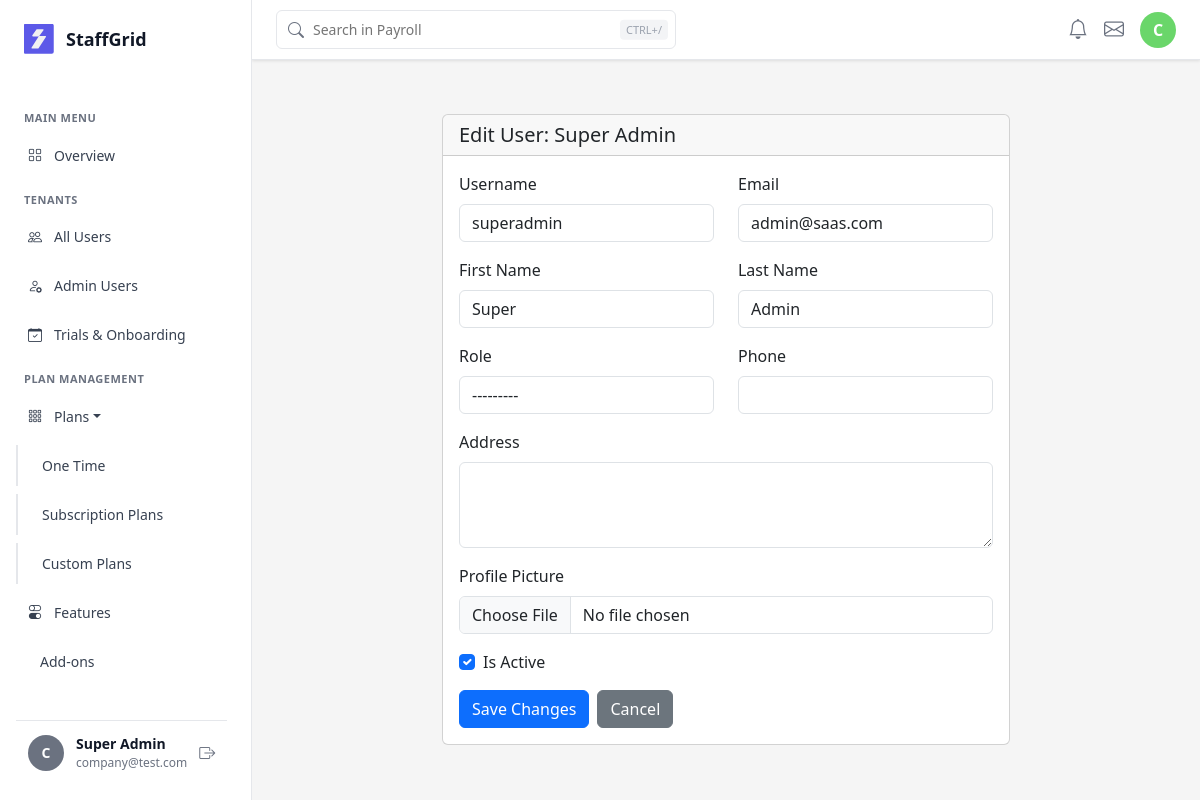
The page /users/2/edit/ (signed in) on the database its author committed.
### saas/models/user.py (models this page shows, shortened)
class CustomUser(AbstractUser):
    email = models.EmailField(unique=True)
    role = models.ForeignKey(
        'Role',
        on_delete=models.SET_NULL,
        null=True,
        blank=True,
        related_name='users'
    )
    tenant = models.ForeignKey(
        'Tenant',
        on_delete=models.CASCADE,
        null=True,
        blank=True,
        related_name='users'
    )
    phone = models.CharField(max_length=15, blank=True, null=True)
    address = models.TextField(blank=True, null=True)
    profile_picture = models.ImageField(upload_to='profile_pictures/', blank=True, null=True)
    is_verified = models.BooleanField(default=False)
    created_at = models.DateTimeField(default=timezone.now)
    updated_at = models.DateTimeField(auto_now=True)
    USERNAME_FIELD = 'email'
    REQUIRED_FIELDS = ['username']
    objects = CustomUserManager()
    class Meta:
        db_table = 'custom_users'
        ordering = ['-date_joined']
        indexes = [
            models.Index(fields=['email']),
            models.Index(fields=['role']),
            models.Index(fields=['is_active']),
            models.Index(fields=['is_verified']),
        ]

### saas/views/__init__.py (the view)
@login_required
def user_edit(request, user_id):
    user_obj = get_object_or_404(CustomUser, id=user_id)
    if request.method == 'POST':
        form = CustomUserChangeForm(request.POST, request.FILES, instance=user_obj)
        if form.is_valid():
            form.save()
            messages.success(request, 'User updated successfully.')
            return redirect('admin_users')
    else:
        form = CustomUserChangeForm(instance=user_obj)
    return render(request, 'saas/user_edit.html', {
        'form': form,
        'user_obj': user_obj
    })

### saas/templates/saas/user_edit.html (shortened to what this page needs)
{% extends 'base.html' %}
{% load static %}
{% block content %}
<div class="container mt-4">
    <div class="row justify-content-center">
        <div class="col-md-8">
            <div class="card">
                <div class="card-header">
                    <h5 class="mb-0">Edit User: {{ user_obj.get_full_name }}</h5>
                </div>
                <div class="card-body">
                    <form method="post" enctype="multipart/form-data">
                        <div class="row">
                            <div class="col-md-6">
                                <div class="mb-3">
                                    <label for="{{ form.username.id_for_label }}" class="form-label">Username</label>
                                    {{ form.username }}
                                </div>
                            </div>
                            <div class="col-md-6">
                                <div class="mb-3">
                                    <label for="{{ form.email.id_for_label }}" class="form-label">Email</label>
                                    {{ form.email }}
                                </div>
                            </div>
                        </div>
                        <div class="row">
                            <div class="col-md-6">
                                <div class="mb-3">
                                    <label for="{{ form.first_name.id_for_label }}" class="form-label">First
                                        Name</label>
                                    {{ form.first_name }}
                                </div>
                            </div>
                            <div class="col-md-6">
                                <div class="mb-3">
                                    <label for="{{ form.last_name.id_for_label }}" class="form-label">Last Name</label>
                                    {{ form.last_name }}
                                </div>
                            </div>
                        </div>
                        <div class="row">
                            <div class="col-md-6">
                                <div class="mb-3">
                                    <label for="{{ form.role.id_for_label }}" class="form-label">Role</label>
                                    {{ form.role }}
                                </div>
                            </div>
                            <div class="col-md-6">
                                <div class="mb-3">
                                    <label for="{{ form.phone.id_for_label }}" class="form-label">Phone</label>
                                    {{ form.phone }}
                                </div>
                            </div>
                        </div>
                        <div class="mb-3">
                            <label for="{{ form.address.id_for_label }}" class="form-label">Address</label>
                            {{ form.address }}
                        </div>
                        <div class="mb-3">
                            <label for="{{ form.profile_picture.id_for_label }}" class="form-label">Profile
                                Picture</label>
                            {{ form.profile_picture }}
                        </div>
                        <div class="mb-3 form-check">
                            {{ form.is_active }}
                            <label for="{{ form.is_active.id_for_label }}" class="form-check-label">Is Active</label>
                        </div>
                        <div class="d-flex gap-2">
                            <button type="submit" class="btn btn-primary">Save Changes</button>
                            <a href="{% url 'saas_admin:admin_users' %}" class="btn btn-secondary">Cancel</a>
                        </div>
                    </form>
                </div>
            </div>
        </div>
    </div>
</div>
{% endblock %}

### saas/templates/base.html (shortened to what this page needs)
<!DOCTYPE html>
<html lang="en">
<head>
    <link href="https://cdn.jsdelivr.net/npm/bootstrap@5.3.2/dist/css/bootstrap.min.css" rel="stylesheet">
    <link rel="stylesheet" href="https://cdn.jsdelivr.net/npm/bootstrap-icons@1.11.1/font/bootstrap-icons.css">
</head>
<body>
    <div class="main-container">
        <aside class="sidebar">
            <div class="brand-header">
                <div class="brand-logo">
                </div>
                <div class="brand-name">StaffGrid</div>
            </div>
            <div class="menu-content">
                <div class="menu-section-heading">MAIN MENU</div>
                <ul class="menu-list">
                    <li class="menu-item">
                        <a href="{% url 'dashboard_overview' %}"
                            class="menu-link {% if 'dashboard' in request.path or request.path == '/' %}active{% endif %}">
                            <i class="bi bi-grid"></i>
                            <span style="margin-left: 12px;">Overview</span>
                        </a>
                    </li>
                </ul>
                <div class="menu-section-heading">TENANTS</div>
                <ul class="menu-list">
                    <li class="menu-item">
                        <a href="{% url 'users_list' %}"
                            class="menu-link {% if request.path == '/users/' %}active{% endif %}">
                            <i class="bi bi-people"></i>
                            <span style="margin-left: 12px;">All Users</span>
                        </a>
                    </li>
                    <li class="menu-item">
                        <a href="{% url 'saas_admin:admin_users' %}"
                            class="menu-link {% if 'admin-users' in request.path %}active{% endif %}">
                            <i class="bi bi-person-gear"></i>
                            <span style="margin-left: 12px;">Admin Users</span>
                        </a>
                    </li>
                    <li class="menu-item">
                        <a href="#" class="menu-link">
                            <i class="bi bi-calendar-check"></i>
                            <span style="margin-left: 12px;">Trials & Onboarding</span>
                        </a>
                    </li>
                </ul>
                <div class="menu-section-heading">Plan management</div>
                <ul class="menu-list">
                    <li class="menu-item">
                        <a href="{% url 'plans:plan_list' %}" class="menu-link dropdown-toggle"
                            onclick="toggleDropdown('plansDropdown')">
                            <i class="bi bi-grid-3x3-gap"></i>
                            <span style="margin-left: 12px;">Plans</span>
                        </a>
                    </li>
                    <div class="dropdown-content expanded" id="plansDropdown">
                        <li class="menu-item dropdown-item">
                            <a href="{% url 'plans:one_time_plans' %}"
                                class="menu-link {% if 'one-time' in request.path %}active{% endif %}">
                                <span>One Time</span>
                            </a>
                        </li>
                        <li class="menu-item dropdown-item">
                            <a href="{% url 'subscription:list_plans' %}"
                                class="menu-link {% if 'subscription' in request.path %}active{% endif %}">
                                <span>Subscription Plans</span>
                            </a>
                        </li>
                        <li class="menu-item dropdown-item">
                            <a href="{% url 'plans:custom_plans' %}"
                                class="menu-link {% if 'custom' in request.path %}active{% endif %}">
                                <span>Custom Plans</span>
                            </a>
                        </li>
                    </div>
                    <li class="menu-item">
                        <a href="{% url 'features:feature_list' %}"
                            class="menu-link {% if 'features' in request.path %}active{% endif %}">
                            <i class="bi bi-toggles"></i>
                            <span style="margin-left: 12px;">Features</span>
                        </a>
                    </li>
                    <li class="menu-item">
                        <a href="{% url 'addon_list' %}"
                            class="menu-link {% if 'addons' in request.path %}active{% endif %}">
                            <span style="margin-left: 12px;">Add-ons</span>
                        </a>
                    </li>
                    <li class="menu-item">
                        <a href="{% url 'saas_admin:discount_list' %}"
                            class="menu-link {% if 'discount' in request.path %}active{% endif %}">
                        </a>
                    </li>
                </ul>
            </div>
            {% if user.is_authenticated %}
            <div class="user-profile-bottom">
                <div class="user-avatar-small">
                    {{ user.first_name.0|upper|default:user.username.0|upper }}
                </div>
                <div class="user-info-small">
                    <div class="user-name-small">Super Admin</div>
                    <div class="user-email-small">{{ user.email }}</div>
                </div>
                <form method="POST" action="{% url 'logout' %}" style="margin: 0;">
                    <button type="submit"
                        style="background: none; border: none; color: var(--Grey-Grey-500); cursor: pointer;">
                        <i class="bi bi-box-arrow-right"></i>
                    </button>
                </form>
            </div>
            {% endif %}
        </aside>
        <nav class="top-navbar"
            style="position: fixed; top: 0; left: 252px; right: 0; height: 60px; background: #fff; border-bottom: 1px solid #E5E7EB; z-index: 999; display: flex; align-items: center; padding: 0 24px; box-shadow: 0 1px 3px rgba(0,0,0,0.1);">
            <div style="flex: 1; display: flex; align-items: center; gap: 16px;">
                <div style="position: relative; flex: 1; max-width: 400px;">
                    <input type="text" placeholder="Search in Payroll"
                        style="width: 100%; padding: 8px 12px 8px 36px; border: 1px solid #E5E7EB; border-radius: 6px; font-size: 14px;">
                    <i class="bi bi-search"
                        style="position: absolute; left: 12px; top: 50%; transform: translateY(-50%); color: #6B7280;"></i>
                    <span
                        style="position: absolute; right: 8px; top: 50%; transform: translateY(-50%); font-size: 11px; color: #9CA3AF; background: #F3F4F6; padding: 2px 6px; border-radius: 4px;">CTRL+/</span>
                </div>
            </div>
            <div style="display: flex; align-items: center; gap: 16px;">
                <i class="bi bi-bell" style="font-size: 20px; color: #6B7280; cursor: pointer;"></i>
                <i class="bi bi-envelope" style="font-size: 20px; color: #6B7280; cursor: pointer;"></i>
                <div
                    style="width: 36px; height: 36px; border-radius: 50%; background: #6AD66A; display: flex; align-items: center; justify-content: center; color: white; font-weight: 600; cursor: pointer;">
                    {{ user.first_name.0|upper|default:user.username.0|upper }}
                </div>
            </div>
        </nav>
        <main class="main-content" style="margin-top: 60px;">
            {% block content %}{% endblock %}
        </main>
    </div>
</body>
</html>

### rows shown on the page
CustomUser: first_name.0 "C", email "company@test.com"
CustomUser: get_full_name "Super Admin", username "superadmin", email "admin@saas.com", first_name "Super", last_name "Admin", role "---------", is_active "☑"
